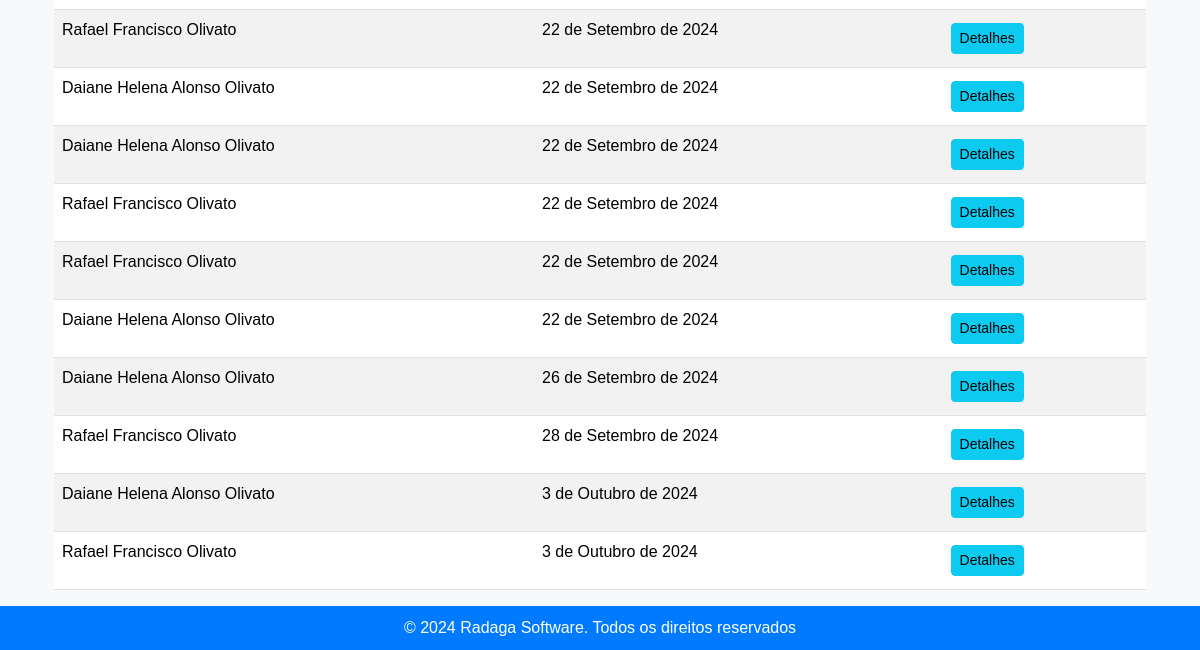
/estoque/dispensacoes/ (lower part), run on an earlier commit of the app's database.
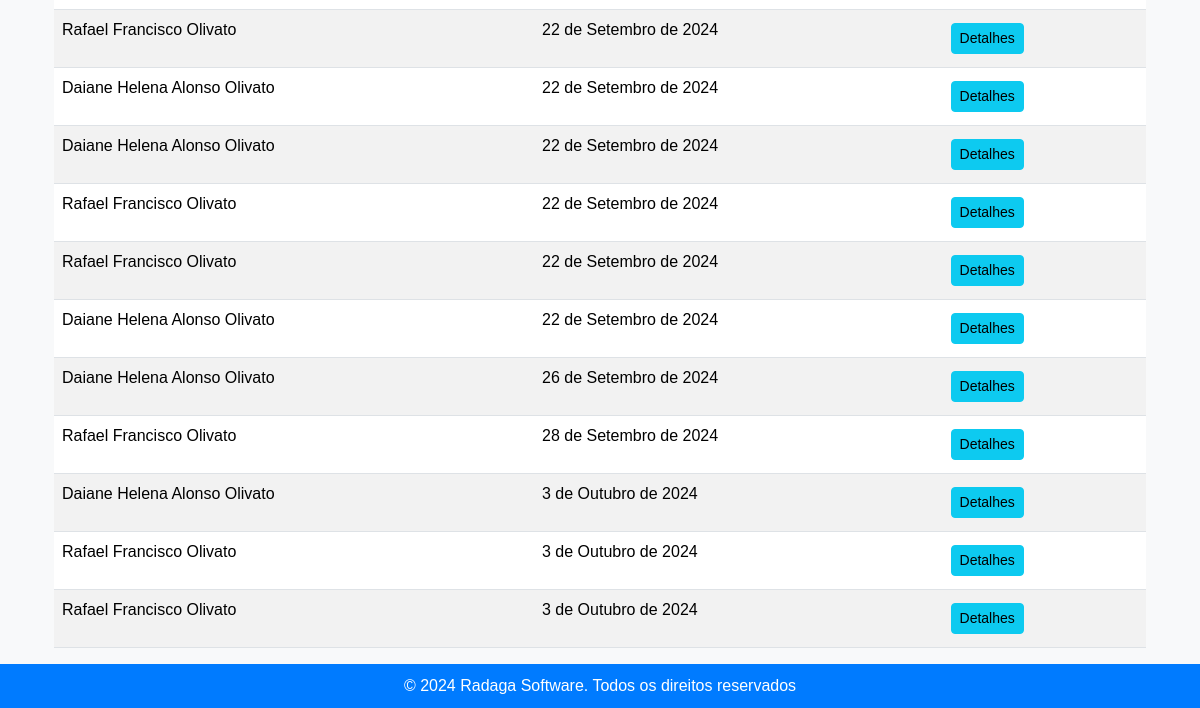
And on a later commit of the database.
### estoque/models.py (models this page shows, shortened)
class Dispensacao(models.Model):
    paciente = models.ForeignKey('Paciente', on_delete=models.CASCADE)
    medico = models.ForeignKey('Medico', on_delete=models.SET_NULL, null=True, blank=True,  verbose_name="Médico")
    outros_prescritores = models.CharField(max_length=255, blank=True, null=True)
    numero_notificacao = models.CharField(max_length=6, blank=True, null=True, verbose_name="Número notificação")
    data_receita = models.DateField(default=timezone.now)
    data_dispensacao = models.DateField(auto_now_add=True)

class Paciente(models.Model):
    nome = models.CharField(max_length=100)
    nome_mae = models.CharField(max_length=100, verbose_name="Nome da mãe")
    cns = models.CharField(max_length=15, unique=True, verbose_name="CNS")
    cpf = models.CharField(max_length=11, unique=True, verbose_name="CPF")
    data_nascimento = models.DateField()

### estoque/views.py (the view)
# urls.py: path('dispensacoes/', views.listar_dispensacoes, name='listar_dispensacoes'),
def listar_dispensacoes(request):
    dispensacoes = Dispensacao.objects.all()
    return render(request, 'estoque/listar_dispensacoes.html', {'dispensacoes': dispensacoes})

### estoque/templates/estoque/listar_dispensacoes.html (shortened to what this page needs)
{% extends 'estoque/base.html' %}
{% block content %}
<div class="container mt-5">
    <table class="table table-striped">
        <tbody>
            {% for dispensacao in dispensacoes %}
            <tr>
                <td>{{ dispensacao.paciente.nome }}</td>
                <td>{{ dispensacao.data_dispensacao }}</td>
                <td><a href="{% url 'detalhes_dispensacao' dispensacao.id %}" class="btn btn-info btn-sm">Detalhes</a></td>
            </tr>
            {% endfor %}
        </tbody>
    </table>
</div>
{% endblock %}

What changed in the data, as far as the page shows it:
added Dispensacao: paciente.nome "Rafael Francisco Olivato", data_dispensacao "3 de Outubro de 2024"
